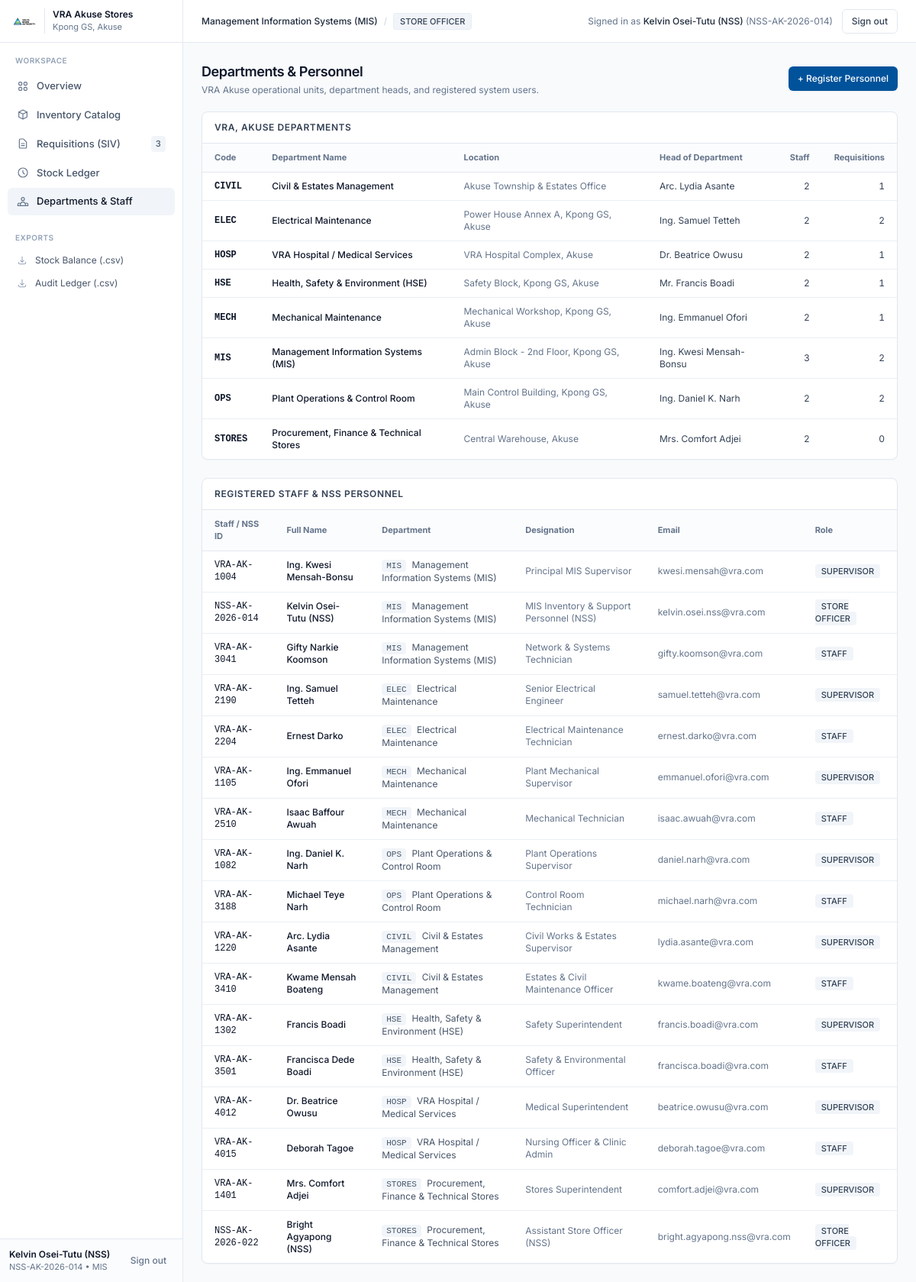
The page /departments (signed in) on the database its author committed.
### app/models.py (models this page shows)
class User(Base):
    __tablename__ = "users"
    id = Column(Integer, primary_key=True, index=True)
    staff_id = Column(String(30), unique=True, index=True, nullable=False)  # e.g. VRA-AK-1042 or NSS-AK-2026-08
    full_name = Column(String(120), nullable=False)
    email = Column(String(120), unique=True, nullable=False)
    phone = Column(String(30), nullable=True)
    role = Column(String(30), nullable=False, default="STAFF")
    job_title = Column(String(100), nullable=True)
    department_id = Column(Integer, ForeignKey("departments.id"), nullable=False)
    password_plain = Column(String(100), default="vra123")  # Simple demo auth + quick role switcher
    is_active = Column(Boolean, default=True)
    department = relationship("Department", back_populates="users")
    requisitions_requested = relationship(
        "Requisition", foreign_keys="Requisition.requester_id", back_populates="requester"
    )
    requisitions_approved = relationship(
        "Requisition", foreign_keys="Requisition.approved_by_id", back_populates="approved_by"
    )
    requisitions_issued = relationship(
        "Requisition", foreign_keys="Requisition.issued_by_id", back_populates="issued_by"
    )

class Department(Base):
    __tablename__ = "departments"
    id = Column(Integer, primary_key=True, index=True)
    code = Column(String(20), unique=True, index=True, nullable=False)
    name = Column(String(120), nullable=False)
    location = Column(String(120), default="VRA, Akuse")
    head_of_dept = Column(String(100), nullable=True)
    users = relationship("User", back_populates="department")
    items = relationship("InventoryItem", back_populates="owning_department")
    requisitions = relationship("Requisition", back_populates="department")

### app/main.py (the view)
@app.get("/departments", response_class=HTMLResponse)
def departments_and_staff(request: Request, db: Session = Depends(get_db)):
    current_user = get_authenticated_user(request, db)
    if not current_user:
        return RedirectResponse(url="/login", status_code=303)
    if current_user.role == "STAFF":
        return RedirectResponse(url="/?msg=Access+restricted+to+Store+Officers+and+Supervisors", status_code=303)
    ctx = get_common_context(request, db, current_user, active_page="departments")
    dept_list = (
        db.query(Department)
        .options(joinedload(Department.users), joinedload(Department.items), joinedload(Department.requisitions))
        .order_by(Department.code)
        .all()
    )
    ctx["dept_list"] = dept_list
    return templates.TemplateResponse(request, "departments.html", ctx)

### app/templates/departments.html (shortened to what this page needs)
{% extends "base.html" %}
{% block content %}
<div class="flex flex-col sm:flex-row sm:items-center justify-between gap-4 mb-5">
  <div>
    <h1 class="text-lg font-semibold text-slate-900 tracking-tight">Departments &amp; Personnel</h1>
    <p class="text-xs text-slate-500 mt-0.5">
      VRA Akuse operational units, department heads, and registered system users.
    </p>
  </div>
  <div>
    <button
      type="button"
      onclick="openModal('addStaffModal')"
      class="h-8 inline-flex items-center px-3 rounded-md bg-[#00529B] hover:bg-[#003f7a] text-xs font-medium text-white shadow-sm transition"
    >
      + Register Personnel
    </button>
  </div>
</div>
<div class="bg-white border border-slate-200 rounded-lg shadow-[0_1px_2px_rgba(15,23,42,0.03)] overflow-hidden mb-6">
  <div class="px-4 py-3 border-b border-slate-200">
    <h2 class="text-xs font-semibold uppercase tracking-wider text-slate-700">VRA, Akuse Departments</h2>
  </div>
  <div class="overflow-x-auto">
    <table class="w-full text-left border-collapse">
      <thead>
        <tr class="border-b border-slate-200 text-[11px] font-medium text-slate-500 bg-slate-50/60">
          <th class="py-2.5 px-4">Code</th>
          <th class="py-2.5 px-4">Department Name</th>
          <th class="py-2.5 px-4">Location</th>
          <th class="py-2.5 px-4">Head of Department</th>
          <th class="py-2.5 px-4 text-right">Staff</th>
          <th class="py-2.5 px-4 text-right">Requisitions</th>
        </tr>
      </thead>
      <tbody class="divide-y divide-slate-200/70 text-xs">
        {% for dept in dept_list %}
        <tr class="hover:bg-slate-50/80">
          <td class="py-2.5 px-4 font-mono font-semibold text-slate-900">{{ dept.code }}</td>
          <td class="py-2.5 px-4 font-medium text-slate-900">{{ dept.name }}</td>
          <td class="py-2.5 px-4 text-slate-500">{{ dept.location }}</td>
          <td class="py-2.5 px-4 text-slate-700">{{ dept.head_of_dept }}</td>
          <td class="py-2.5 px-4 text-right tabular-nums text-slate-700">{{ dept.users|length }}</td>
          <td class="py-2.5 px-4 text-right tabular-nums text-slate-700">{{ dept.requisitions|length }}</td>
        </tr>
        {% endfor %}
      </tbody>
    </table>
  </div>
</div>
<div class="bg-white border border-slate-200 rounded-lg shadow-[0_1px_2px_rgba(15,23,42,0.03)] overflow-hidden">
  <div class="px-4 py-3 border-b border-slate-200">
    <h2 class="text-xs font-semibold uppercase tracking-wider text-slate-700">Registered Staff &amp; NSS Personnel</h2>
  </div>
  <div class="overflow-x-auto">
    <table class="w-full text-left border-collapse">
      <thead>
        <tr class="border-b border-slate-200 text-[11px] font-medium text-slate-500 bg-slate-50/60">
          <th class="py-2.5 px-4">Staff / NSS ID</th>
          <th class="py-2.5 px-4">Full Name</th>
          <th class="py-2.5 px-4">Department</th>
          <th class="py-2.5 px-4">Designation</th>
          <th class="py-2.5 px-4">Email</th>
          <th class="py-2.5 px-4">Role</th>
        </tr>
      </thead>
      <tbody class="divide-y divide-slate-200/70 text-xs">
        {% for u in all_users %}
        <tr class="hover:bg-slate-50/80">
          <td class="py-2.5 px-4 font-mono font-medium text-slate-900">{{ u.staff_id }}</td>
          <td class="py-2.5 px-4 font-medium text-slate-900">{{ u.full_name }}</td>
          <td class="py-2.5 px-4 text-slate-600">
            <span class="font-mono text-[11px] text-slate-600 bg-slate-100 px-1.5 py-0.5 rounded mr-1">{{ u.department.code }}</span>
            <span>{{ u.department.name }}</span>
          </td>
          <td class="py-2.5 px-4 text-slate-500">{{ u.job_title }}</td>
          <td class="py-2.5 px-4 text-slate-500">{{ u.email }}</td>
          <td class="py-2.5 px-4">
            <span class="px-2 py-0.5 rounded text-[11px] font-medium bg-slate-100 text-slate-700">
              {{ u.role.replace('_', ' ') }}
            </span>
          </td>
        </tr>
        {% endfor %}
      </tbody>
    </table>
  </div>
</div>
{% endblock %}

### app/templates/base.html (shortened to what this page needs)
<!DOCTYPE html>
<html lang="en">
<head>
  <script src="https://cdn.tailwindcss.com"></script>
</head>
<body class="bg-[#f8fafc] text-slate-900 min-h-screen flex text-[13px]">
  <aside
    id="appSidebar"
    class="fixed inset-y-0 left-0 w-64 lg:w-60 bg-white border-r border-slate-200/90 z-50 flex flex-col transform -translate-x-full lg:translate-x-0 transition-transform duration-250 ease-out"
  >
    <div class="h-14 px-4 border-b border-slate-200/90 flex items-center justify-between gap-2.5">
      <a href="/" class="flex items-center gap-2.5 min-w-0 group">
        <img src="/static/vra_logo.png" alt="VRA" class="h-8 w-auto object-contain shrink-0 transition-transform duration-200 group-hover:scale-105" />
        <div class="min-w-0 border-l border-slate-200 pl-2.5">
          <div class="font-semibold text-xs text-slate-900 truncate">VRA Akuse Stores</div>
          <div class="text-[11px] text-slate-500 truncate">Kpong GS, Akuse</div>
        </div>
      </a>
    </div>
    <nav class="flex-1 px-2.5 py-4 space-y-0.5 overflow-y-auto">
      <div class="px-2.5 pb-1.5 text-[10px] font-semibold uppercase tracking-wider text-slate-400">
        Workspace
      </div>
      <a href="/" class="nav-item flex items-center justify-between px-3 py-2 rounded-md font-medium {% if active_page == 'dashboard' %}bg-slate-100 text-slate-900{% else %}text-slate-600 hover:bg-slate-50 hover:text-slate-900{% endif %}">
        <div class="flex items-center gap-2.5">
          <span>Overview</span>
        </div>
      </a>
      <a href="/inventory" class="nav-item flex items-center justify-between px-3 py-2 rounded-md font-medium {% if active_page == 'inventory' %}bg-slate-100 text-slate-900{% else %}text-slate-600 hover:bg-slate-50 hover:text-slate-900{% endif %}">
        <div class="flex items-center gap-2.5">
          <svg class="w-4 h-4 text-slate-500" fill="none" stroke="currentColor" viewBox="0 0 24 24">
            <path stroke-linecap="round" stroke-linejoin="round" stroke-width="1.75" d="M20 7l-8-4-8 4m16 0l-8 4m8-4v10l-8 4m0-10L4 7m8 4v10M4 7v10l8 4"/>
          </svg>
          <span>Inventory Catalog</span>
        </div>
      </a>
      <a href="/requisitions" class="nav-item flex items-center justify-between px-3 py-2 rounded-md font-medium {% if active_page == 'requisitions' %}bg-slate-100 text-slate-900{% else %}text-slate-600 hover:bg-slate-50 hover:text-slate-900{% endif %}">
        <div class="flex items-center gap-2.5">
          <svg class="w-4 h-4 text-slate-500" fill="none" stroke="currentColor" viewBox="0 0 24 24">
            <path stroke-linecap="round" stroke-linejoin="round" stroke-width="1.75" d="M9 12h6m-6 4h6m2 5H7a2 2 0 01-2-2V5a2 2 0 012-2h5.586a1 1 0 01.707.293l5.414 5.414a1 1 0 01.293.707V19a2 2 0 01-2 2z"/>
          </svg>
          <span>{% if current_user.role == 'STAFF' %}My Requisitions{% else %}Requisitions (SIV){% endif %}</span>
        </div>
        {% if pending_count > 0 %}
          <span class="text-[11px] font-medium text-slate-600 bg-slate-100 px-1.5 py-0.5 rounded tabular-nums">{{ pending_count }}</span>
        {% endif %}
      </a>
      {% if current_user.role in ['STORE_OFFICER', 'SUPERVISOR'] %}
      <a href="/audit-log" class="nav-item flex items-center justify-between px-3 py-2 rounded-md font-medium {% if active_page == 'audit' %}bg-slate-100 text-slate-900{% else %}text-slate-600 hover:bg-slate-50 hover:text-slate-900{% endif %}">
        <div class="flex items-center gap-2.5">
          <svg class="w-4 h-4 text-slate-500" fill="none" stroke="currentColor" viewBox="0 0 24 24">
            <path stroke-linecap="round" stroke-linejoin="round" stroke-width="1.75" d="M12 8v4l3 3m6-3a9 9 0 11-18 0 9 9 0 0118 0z"/>
          </svg>
          <span>Stock Ledger</span>
        </div>
      </a>
      <a href="/departments" class="nav-item flex items-center justify-between px-3 py-2 rounded-md font-medium {% if active_page == 'departments' %}bg-slate-100 text-slate-900{% else %}text-slate-600 hover:bg-slate-50 hover:text-slate-900{% endif %}">
        <div class="flex items-center gap-2.5">
          <span>Departments &amp; Staff</span>
        </div>
      </a>
      {% endif %}
      {% if current_user.role in ['STORE_OFFICER', 'SUPERVISOR'] %}
      <div class="pt-5 px-2.5 pb-1.5 text-[10px] font-semibold uppercase tracking-wider text-slate-400">
        Exports
      </div>
      <a href="/export/inventory.csv" class="nav-item flex items-center gap-2.5 px-3 py-1.5 rounded-md text-xs text-slate-600 hover:bg-slate-50 hover:text-slate-900 hover:translate-x-0.5">
        <svg class="w-3.5 h-3.5 text-slate-400" fill="none" stroke="currentColor" viewBox="0 0 24 24">
          <path stroke-linecap="round" stroke-linejoin="round" stroke-width="1.75" d="M4 16v1a3 3 0 003 3h10a3 3 0 003-3v-1m-4-4l-4 4m0 0l-4-4m4 4V4"/>
        </svg>
        <span>Stock Balance (.csv)</span>
      </a>
      <a href="/export/transactions.csv" class="nav-item flex items-center gap-2.5 px-3 py-1.5 rounded-md text-xs text-slate-600 hover:bg-slate-50 hover:text-slate-900 hover:translate-x-0.5">
        <svg class="w-3.5 h-3.5 text-slate-400" fill="none" stroke="currentColor" viewBox="0 0 24 24">
          <path stroke-linecap="round" stroke-linejoin="round" stroke-width="1.75" d="M4 16v1a3 3 0 003 3h10a3 3 0 003-3v-1m-4-4l-4 4m0 0l-4-4m4 4V4"/>
        </svg>
        <span>Audit Ledger (.csv)</span>
      </a>
      {% endif %}
    </nav>
    <div class="p-3 border-t border-slate-200/90 bg-slate-50/60">
      <div class="flex items-center justify-between gap-2">
        <div class="min-w-0">
          <div class="font-semibold text-xs text-slate-900 truncate">{{ current_user.full_name }}</div>
          <div class="text-[11px] text-slate-500 truncate">{{ current_user.staff_id }} • {{ current_user.department.code }}</div>
        </div>
        <a href="/logout" title="Sign out" class="shrink-0 text-xs font-medium text-slate-500 hover:text-slate-900 px-2 py-1 rounded border border-transparent hover:border-slate-200 hover:bg-white transition-all">
          Sign out
        </a>
      </div>
    </div>
  </aside>
  <div class="flex-1 lg:pl-60 flex flex-col min-w-0 w-full">
    <header class="h-14 bg-white/90 backdrop-blur-md border-b border-slate-200/90 px-4 sm:px-6 flex items-center justify-between gap-2 sticky top-0 z-20">
      <div class="flex items-center gap-2.5 min-w-0">
        <div class="flex items-center gap-2 text-xs text-slate-500 truncate">
          <span class="font-medium text-slate-800 truncate hidden sm:inline">{{ current_user.department.name }}</span>
          <span class="hidden sm:inline text-slate-300">/</span>
          <span class="inline-flex items-center px-2 py-0.5 rounded text-[11px] font-medium bg-slate-100 text-slate-700 border border-slate-200/60 shrink-0">
            {{ current_user.role.replace('_', ' ') }}
          </span>
        </div>
      </div>
      <div class="flex items-center gap-3 shrink-0">
        <span class="hidden sm:inline text-xs text-slate-500">
          Signed in as <strong class="font-medium text-slate-800">{{ current_user.full_name }}</strong> ({{ current_user.staff_id }})
        </span>
        <a href="/logout" class="h-8 inline-flex items-center px-3 rounded-md border border-slate-200 hover:bg-slate-50 active:scale-[0.98] text-xs font-medium text-slate-700 transition-all whitespace-nowrap">
          Sign out
        </a>
      </div>
    </header>
    <main class="flex-1 max-w-6xl w-full mx-auto px-4 sm:px-6 py-5 sm:py-6 animate-page">
      {% block content %}{% endblock %}
    </main>
  </div>
</body>
</html>

### app/templates/base.html (style rules this page uses)
body { font-family: 'Inter', -apple-system, BlinkMacSystemFont, sans-serif; -webkit-font-smoothing: antialiased; font-feature-settings: "cv02", "cv03", "cv04", "cv11"; }
.tabular-nums { font-variant-numeric: tabular-nums; }
.animate-page { animation: pageEnter 0.38s cubic-bezier(0.16, 1, 0.3, 1) forwards; }
tbody tr { transition: background-color 0.14s ease; }
.nav-item { transition: background-color 0.15s ease, color 0.15s ease; }

### rows shown on the page
User: full_name "Kelvin Osei-Tutu (NSS)", staff_id "NSS-AK-2026-014", role.replace "STORE OFFICER", department.code "MIS", department.name "Management Information Systems (MIS)", job_title "MIS Inventory & Support Personnel (NSS)", email "kelvin.osei.nss@vra.com"
Department: department.code "MIS", department.name "Management Information Systems (MIS)", code "MIS", name "Management Information Systems (MIS)", location "Admin Block - 2nd Floor, Kpong GS, Akuse", head_of_dept "Ing. Kwesi Mensah-Bonsu", users|length "3", requisitions|length "2"
Department: code "CIVIL", name "Civil & Estates Management", location "Akuse Township & Estates Office", head_of_dept "Arc. Lydia Asante", users|length "2", requisitions|length "1"
Department: code "ELEC", name "Electrical Maintenance", location "Power House Annex A, Kpong GS, Akuse", head_of_dept "Ing. Samuel Tetteh", users|length "2", requisitions|length "2"
Department: code "HOSP", name "VRA Hospital / Medical Services", location "VRA Hospital Complex, Akuse", head_of_dept "Dr. Beatrice Owusu", users|length "2", requisitions|length "1"
Department: code "HSE", name "Health, Safety & Environment (HSE)", location "Safety Block, Kpong GS, Akuse", head_of_dept "Mr. Francis Boadi", users|length "2", requisitions|length "1"
Department: code "MECH", name "Mechanical Maintenance", location "Mechanical Workshop, Kpong GS, Akuse", head_of_dept "Ing. Emmanuel Ofori", users|length "2", requisitions|length "1"
Department: code "OPS", name "Plant Operations & Control Room", location "Main Control Building, Kpong GS, Akuse", head_of_dept "Ing. Daniel K. Narh", users|length "2", requisitions|length "2"
Department: code "STORES", name "Procurement, Finance & Technical Stores", location "Central Warehouse, Akuse", head_of_dept "Mrs. Comfort Adjei", users|length "2", requisitions|length "0"
User: staff_id "VRA-AK-1004", full_name "Ing. Kwesi Mensah-Bonsu", department.code "MIS", department.name "Management Information Systems (MIS)", job_title "Principal MIS Supervisor", email "kwesi.mensah@vra.com", role.replace "SUPERVISOR"
User: staff_id "VRA-AK-3041", full_name "Gifty Narkie Koomson", department.code "MIS", department.name "Management Information Systems (MIS)", job_title "Network & Systems Technician", email "gifty.koomson@vra.com", role.replace "STAFF"
User: staff_id "VRA-AK-2190", full_name "Ing. Samuel Tetteh", department.code "ELEC", department.name "Electrical Maintenance", job_title "Senior Electrical Engineer", email "samuel.tetteh@vra.com", role.replace "SUPERVISOR"
User: staff_id "VRA-AK-2204", full_name "Ernest Darko", department.code "ELEC", department.name "Electrical Maintenance", job_title "Electrical Maintenance Technician", email "ernest.darko@vra.com", role.replace "STAFF"
User: staff_id "VRA-AK-1105", full_name "Ing. Emmanuel Ofori", department.code "MECH", department.name "Mechanical Maintenance", job_title "Plant Mechanical Supervisor", email "emmanuel.ofori@vra.com", role.replace "SUPERVISOR"
User: staff_id "VRA-AK-2510", full_name "Isaac Baffour Awuah", department.code "MECH", department.name "Mechanical Maintenance", job_title "Mechanical Technician", email "isaac.awuah@vra.com", role.replace "STAFF"
User: staff_id "VRA-AK-1082", full_name "Ing. Daniel K. Narh", department.code "OPS", department.name "Plant Operations & Control Room", job_title "Plant Operations Supervisor", email "daniel.narh@vra.com", role.replace "SUPERVISOR"
User: staff_id "VRA-AK-3188", full_name "Michael Teye Narh", department.code "OPS", department.name "Plant Operations & Control Room", job_title "Control Room Technician", email "michael.narh@vra.com", role.replace "STAFF"
User: staff_id "VRA-AK-1220", full_name "Arc. Lydia Asante", department.code "CIVIL", department.name "Civil & Estates Management", job_title "Civil Works & Estates Supervisor", email "lydia.asante@vra.com", role.replace "SUPERVISOR"
User: staff_id "VRA-AK-3410", full_name "Kwame Mensah Boateng", department.code "CIVIL", department.name "Civil & Estates Management", job_title "Estates & Civil Maintenance Officer", email "kwame.boateng@vra.com", role.replace "STAFF"
User: staff_id "VRA-AK-1302", full_name "Francis Boadi", department.code "HSE", department.name "Health, Safety & Environment (HSE)", job_title "Safety Superintendent", email "francis.boadi@vra.com", role.replace "SUPERVISOR"
User: staff_id "VRA-AK-3501", full_name "Francisca Dede Boadi", department.code "HSE", department.name "Health, Safety & Environment (HSE)", job_title "Safety & Environmental Officer", email "francisca.boadi@vra.com", role.replace "STAFF"
User: staff_id "VRA-AK-4012", full_name "Dr. Beatrice Owusu", department.code "HOSP", department.name "VRA Hospital / Medical Services", job_title "Medical Superintendent", email "beatrice.owusu@vra.com", role.replace "SUPERVISOR"
User: staff_id "VRA-AK-4015", full_name "Deborah Tagoe", department.code "HOSP", department.name "VRA Hospital / Medical Services", job_title "Nursing Officer & Clinic Admin", email "deborah.tagoe@vra.com", role.replace "STAFF"
User: staff_id "VRA-AK-1401", full_name "Mrs. Comfort Adjei", department.code "STORES", department.name "Procurement, Finance & Technical Stores", job_title "Stores Superintendent", email "comfort.adjei@vra.com", role.replace "SUPERVISOR"
User: staff_id "NSS-AK-2026-022", full_name "Bright Agyapong (NSS)", department.code "STORES", department.name "Procurement, Finance & Technical Stores", job_title "Assistant Store Officer (NSS)", email "bright.agyapong.nss@vra.com", role.replace "STORE OFFICER"

### other values the page prints
{{ pending_count }} "3"
